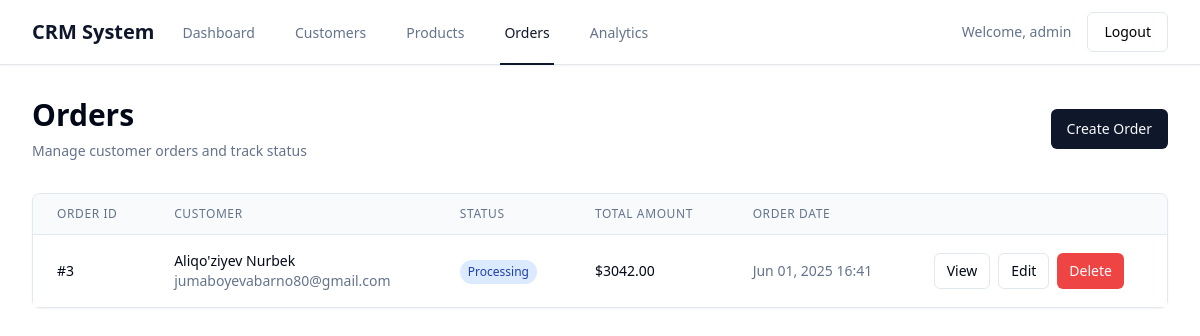
The page /orders/ (signed in) on the database as committed earlier.
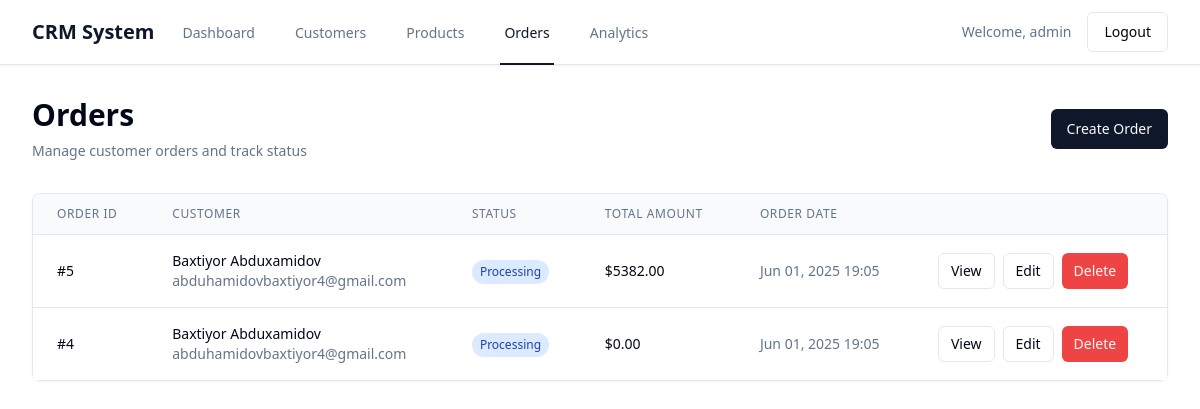
The same page on the database as committed later.
### app/models.py (models this page shows, shortened)
class Order(models.Model):
    STATUS_CHOICES = [
        ('pending', 'Pending'),
        ('processing', 'Processing'),
        ('shipped', 'Shipped'),
        ('delivered', 'Delivered'),
        ('cancelled', 'Cancelled'),
    ]
    customer = models.ForeignKey(Customer, on_delete=models.CASCADE)
    products = models.ManyToManyField(Product, through='OrderItem')
    status = models.CharField(max_length=20, choices=STATUS_CHOICES, default='pending')
    total_amount = models.DecimalField(max_digits=10, decimal_places=2, default=0)
    order_date = models.DateTimeField(default=timezone.now)
    created_at = models.DateTimeField(auto_now_add=True)
    updated_at = models.DateTimeField(auto_now=True)

class Customer(models.Model):
    CUSTOMER_TYPES = [
        ('individual', 'Individual'),
        ('business', 'Business'),
    ]
    first_name = models.CharField(max_length=100)
    last_name = models.CharField(max_length=100)
    email = models.EmailField(unique=True)
    phone = models.CharField(max_length=20)
    address = models.TextField()
    customer_type = models.CharField(max_length=20, choices=CUSTOMER_TYPES, default='individual')
    created_at = models.DateTimeField(auto_now_add=True)
    updated_at = models.DateTimeField(auto_now=True)
    @property
    def full_name(self):
        return f"{self.first_name} {self.last_name}"

### app/views.py (the view, shortened to what this page needs)
# urls.py: path('orders/', views.order_list, name='order_list'),
@login_required
def order_list(request):
    search_query = request.GET.get('search', '')
    status = request.GET.get('status', '')
    orders = Order.objects.select_related('customer')
    if status:
        orders = orders.filter(status=status)
    orders = orders.order_by('-created_at')
    paginator = Paginator(orders, 10)
    page_number = request.GET.get('page')
    page_obj = paginator.get_page(page_number)
    context = {
        'orders': page_obj,
        'search_query': search_query,
        'status': status,
        'statuses': Order.STATUS_CHOICES,
    }
    return render(request, 'crm/order_list.html', context)

### app/templates/crm/order_list.html (shortened to what the changed rows need)
{% extends 'base.html' %}
{% block content %}
<div class="mx-auto max-w-7xl px-4 sm:px-6 lg:px-8 py-8">
    <div class="sm:flex sm:items-center">
        <div class="sm:flex-auto">
            <h1 class="text-3xl font-bold text-foreground">Orders</h1>
        </div>
    </div>
    <div class="mt-8 flow-root">
        <div class="rounded-lg border border-border bg-card text-card-foreground shadow-sm">
            <div class="overflow-hidden">
                <table class="min-w-full divide-y divide-border">
                    <thead class="bg-muted/50">
                        <tr>
                            <th scope="col" class="px-6 py-3 text-left text-xs font-medium text-muted-foreground uppercase tracking-wider">Order ID</th>
                            <th scope="col" class="px-6 py-3 text-left text-xs font-medium text-muted-foreground uppercase tracking-wider">Customer</th>
                            <th scope="col" class="px-6 py-3 text-left text-xs font-medium text-muted-foreground uppercase tracking-wider">Status</th>
                            <th scope="col" class="px-6 py-3 text-left text-xs font-medium text-muted-foreground uppercase tracking-wider">Total Amount</th>
                            <th scope="col" class="px-6 py-3 text-left text-xs font-medium text-muted-foreground uppercase tracking-wider">Order Date</th>
                            <th scope="col" class="relative px-6 py-3"><span class="sr-only">Actions</span></th>
                        </tr>
                    </thead>
                    <tbody class="bg-card divide-y divide-border">
                        {% for order in orders %}
                        <tr>
                            <td class="px-6 py-4 whitespace-nowrap text-sm font-medium text-foreground">
                                #{{ order.id }}
                            </td>
                            <td class="px-6 py-4 whitespace-nowrap">
                                <div>
                                    <div class="text-sm font-medium text-foreground">{{ order.customer.full_name }}</div>
                                    <div class="text-sm text-muted-foreground">{{ order.customer.email }}</div>
                                </div>
                            </td>
                            <td class="px-6 py-4 whitespace-nowrap">
                                <span class="inline-flex items-center rounded-full px-2 py-1 text-xs font-medium
                                    {% if order.status == 'pending' %}bg-yellow-100 text-yellow-800
                                    {% elif order.status == 'processing' %}bg-blue-100 text-blue-800
                                    {% elif order.status == 'shipped' %}bg-purple-100 text-purple-800
                                    {% elif order.status == 'delivered' %}bg-green-100 text-green-800
                                    {% else %}bg-red-100 text-red-800{% endif %}">
                                    {{ order.get_status_display }}
                                </span>
                            </td>
                            <td class="px-6 py-4 whitespace-nowrap text-sm text-foreground">
                                ${{ order.total_amount|floatformat:2 }}
                            </td>
                            <td class="px-6 py-4 whitespace-nowrap text-sm text-muted-foreground">
                                {{ order.order_date|date:"M d, Y H:i" }}
                            </td>
                            <td class="px-6 py-4 whitespace-nowrap text-right text-sm font-medium">
                                <div class="flex space-x-2">
                                    <a href="{% url 'order_detail' order.pk %}" class="inline-flex items-center justify-center rounded-md text-sm font-medium ring-offset-background transition-colors focus-visible:outline-none focus-visible:ring-2 focus-visible:ring-ring focus-visible:ring-offset-2 disabled:pointer-events-none disabled:opacity-50 border border-input bg-background hover:bg-accent hover:text-accent-foreground h-9 px-3">
                                        View
                                    </a>
                                    <a href="{% url 'order_edit' order.pk %}" class="inline-flex items-center justify-center rounded-md text-sm font-medium ring-offset-background transition-colors focus-visible:outline-none focus-visible:ring-2 focus-visible:ring-ring focus-visible:ring-offset-2 disabled:pointer-events-none disabled:opacity-50 border border-input bg-background hover:bg-accent hover:text-accent-foreground h-9 px-3">
                                        Edit
                                    </a>
                                    <a href="{% url 'order_delete' order.pk %}" class="inline-flex items-center justify-center rounded-md text-sm font-medium ring-offset-background transition-colors focus-visible:outline-none focus-visible:ring-2 focus-visible:ring-ring focus-visible:ring-offset-2 disabled:pointer-events-none disabled:opacity-50 bg-destructive text-destructive-foreground hover:bg-destructive/90 h-9 px-3">
                                        Delete
                                    </a>
                                </div>
                            </td>
                        </tr>
                        {% empty %}
                        <tr>
                            <td colspan="6" class="px-6 py-4 text-center text-sm text-muted-foreground">
                                No orders found. <a href="{% url 'order_create' %}" class="text-primary hover:underline">Create your first order</a>
                            </td>
                        </tr>
                        {% endfor %}
                    </tbody>
                </table>
            </div>
        </div>
    </div>
</div>
{% endblock %}

Rows that differ between the two databases and show on the page:
removed Order: id "3", customer.full_name "Aliqo'ziyev Nurbek", customer.email "jumaboyevabarno80@gmail.com", status "Processing", total_amount "3042.00", order_date "Jun 01, 2025 16:41"
added Order: id "5", customer.full_name "Baxtiyor Abduxamidov", customer.email "abduhamidovbaxtiyor4@gmail.com", status "Processing", total_amount "5382.00", order_date "Jun 01, 2025 19:05"
added Order: id "4", customer.full_name "Baxtiyor Abduxamidov", customer.email "abduhamidovbaxtiyor4@gmail.com", status "Processing", total_amount "0.00", order_date "Jun 01, 2025 19:05"
